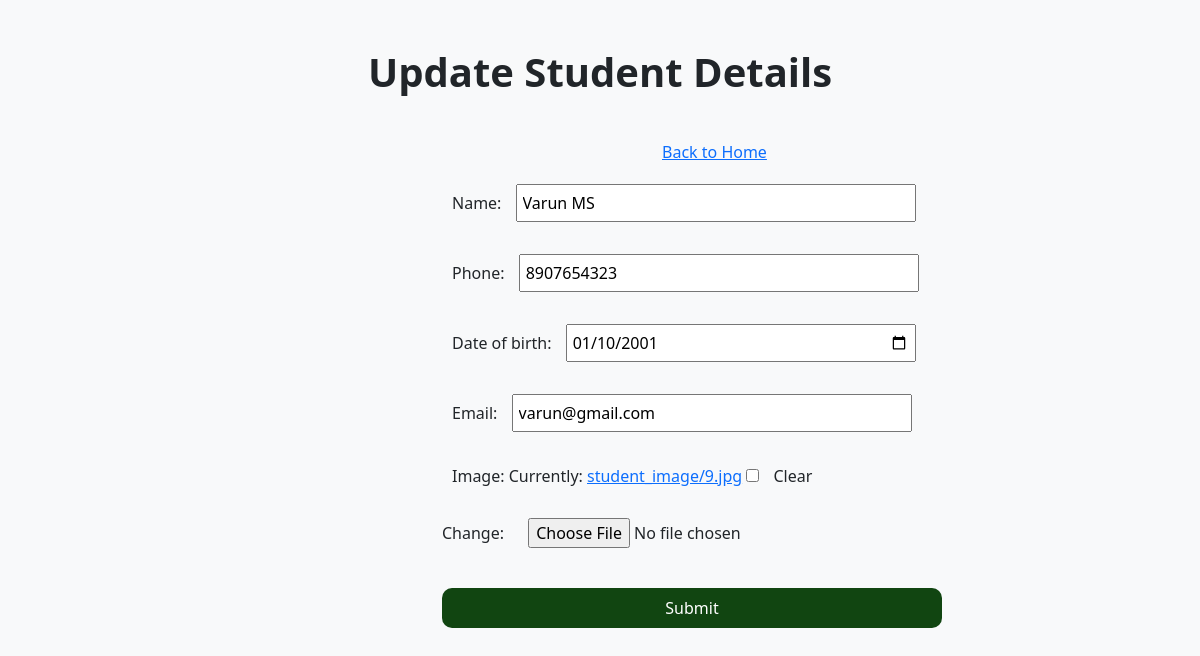
The page /update/13 on the database its author committed.
### web/models.py (models this page shows, shortened)
class Student(models.Model):
    name = models.CharField(max_length=100)
    phone = models.CharField(max_length=15)
    date_of_birth = models.DateField()
    email = models.EmailField(unique=True)
    image=models.ImageField(upload_to='student_image',null=True,blank=True)
    class Meta:
        verbose_name_plural="web.Student"
        ordering=['id']

### web/views.py (the view)
# urls.py: path('update/<int:id>',views.updateS),
def updateS(request,id):
    student=Student.objects.get(id=id)
    form=StudentForm(instance=student)
    context={
        'form':form,
        'id':id,
    }
    return render(request,"UpdateS.html",context=context)

### web/forms.py
class StudentForm(forms.ModelForm):
    class Meta:
        model = Student
        fields = ['name', 'phone', 'date_of_birth', 'email','image']
        widgets = {
            'name': forms.TextInput(attrs={'placeholder': "enter your name..."}),
            'phone': forms.NumberInput(attrs={'placeholder': "enter your phone number..."}),
            'date_of_birth': forms.DateInput(attrs={'type': 'date'}),
            'email': forms.EmailInput(attrs={'placeholder': "enter your email address..."}),
        }

### template/UpdateS.html (shortened to what this page needs)
<!DOCTYPE html>
<html lang="en">
<head>
    {% load static %}
    <link rel="stylesheet" href="{% static 'css/update.css' %}?{% now 'U' %}" />
    <link
        href="https://cdn.jsdelivr.net/npm/bootstrap@5.3.0-alpha3/dist/css/bootstrap.min.css"
        rel="stylesheet"
    />
</head>
<body class="bg-light">
    <div class="container py-5">
        <div class="text-center mb-4">
            <h1 class="display-6 fw-bold">Update Student Details</h1>
        </div>
        <div style="margin-left: 600px; padding: 20px;">
            <a href="/" class="update-home">Back to Home</a>
        </div>
        <div class="update-div">
            <form action="/hUpdate/{{id}}" method="post" enctype="multipart/form-data">
                <div class="row g-3">
                    {{ form.as_p }}
                </div>
                <div class="text-center mt-4">
                    <button type="submit" class="update-btn">Submit</button>
                </div>
            </form>
        </div>
    </div>
</body>
</html>

### static/css/update.css (style rules this page uses)
form { width: 500px; height: 430px; }
label { margin-left: 10px; }
#id_name { width: 400px; margin-left: 10px; padding: 5px; }
p { margin-left: 50px; }
#id_phone { width: 400px; margin-left: 10px; padding: 5px; }
#id_date_of_birth { width: 350px; margin-left: 10px; padding: 5px; }
#id_email { width: 400px; margin-left: 10px; padding: 5px; }
#id_image { margin-top: 30px; margin-left: 20px; }
.update-div { margin-left: 350px; }
.update-btn { margin-left: 50px; border: none; background-color: rgb(17, 69, 17); width: 500px; height: 40px; color: white; border-radius: 10px; }

### rows shown on the page
Student: name "Varun MS", phone "8907654323", date_of_birth "01/10/2001", email "varun@gmail.com"
